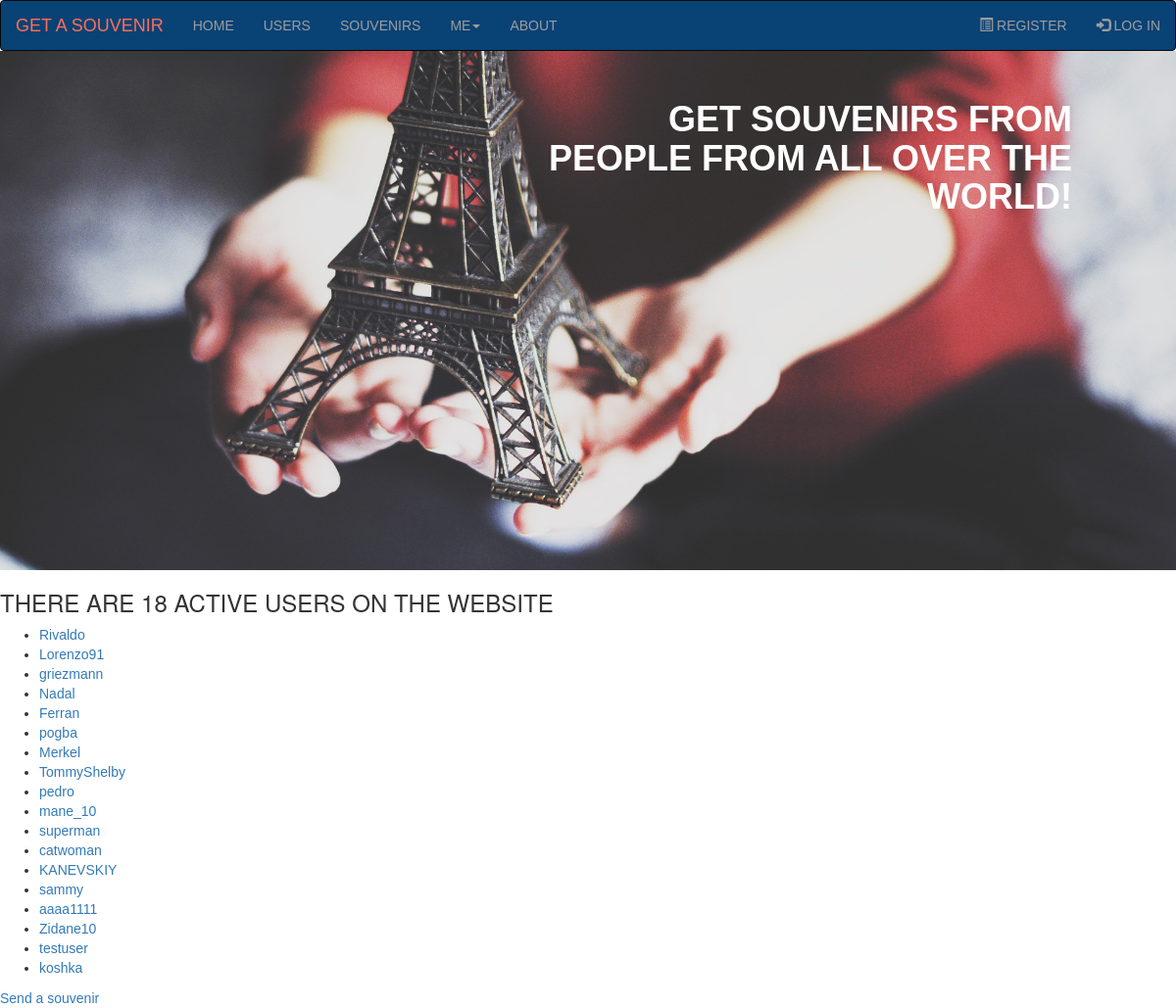
/user_infos/, run on the app's committed database.
### souvenirs_app/models.py (models this page shows, shortened)
class UserInfo(models.Model):
    username = models.OneToOneField(User, on_delete=models.PROTECT, primary_key=True)
    slug = models.SlugField(max_length=30, verbose_name='URL')
    avatar = models.ImageField(upload_to='avatars/', default='no-avatar.jpg', null=True, blank=True)
    sex = models.CharField(max_length=6, choices=(('MALE', 'male'), ('FEMALE', 'female')))
    date_of_birthday = models.DateField(null=True, blank=True)
    country = models.ForeignKey(Country, on_delete=models.PROTECT, related_name='userinfo', unique=False)
    city = models.CharField(max_length=30)
    address = models.TextField(max_length=200)
    about = models.TextField(max_length=500, null=True, blank=True)
    def get_absolute_url(self):
        return reverse('souvenirs_app:user_info', kwargs={'user_info_slug': self.slug})
    class Meta:
        verbose_name = 'User_information'
        verbose_name_plural = 'User_informations'

### souvenirs_app/views.py (the view)
# urls.py: path('user_infos/', views.UserInfoListView.as_view(), name='user_infos'),
class UserInfoListView(ListView):
    model = UserInfo
    template_name = 'souvenirs_app/user_infos.html'
    context_object_name = 'user_infos'

### souvenirs_app/templates/souvenirs_app/user_infos.html
{% extends 'souvenirs_app/base.html' %}
{% block content %}
    <h3>THERE ARE {{ user_infos.count }} ACTIVE USERS ON THE WEBSITE</h3>
    <ul>
        {% for user_info in user_infos %}
            <li><a href="{{ user_info.get_absolute_url }}">{{ user_info.username }}</a></li>
        {% empty %}
            <li>No user have been register yet</li>
        {% endfor %}
    </ul>
    <a href="{% url 'souvenirs_app:create_souvenir' %}">Send a souvenir</a>
{% endblock content %}

### static/base.css (style rules this page uses)
* { margin: 0; box-sizing: border-box; font-style: normal; font-family: 'Trebuchet MS', 'Lucida Sans Unicode', 'Lucida Grande', 'Lucida Sans', Arial, sans-serif; }

### data on the page
UserInfo: username "Rivaldo"
UserInfo: username "Lorenzo91"
UserInfo: username "griezmann"
UserInfo: username "Nadal"
UserInfo: username "Ferran"
UserInfo: username "pogba"
UserInfo: username "Merkel"
UserInfo: username "TommyShelby"
UserInfo: username "pedro"
UserInfo: username "mane_10"
UserInfo: username "superman"
UserInfo: username "catwoman"
UserInfo: username "KANEVSKIY"
UserInfo: username "sammy"
UserInfo: username "aaaa1111"
UserInfo: username "Zidane10"
UserInfo: username "testuser"
UserInfo: username "koshka"

### other printed values
{{ user_infos.count }} "18"
